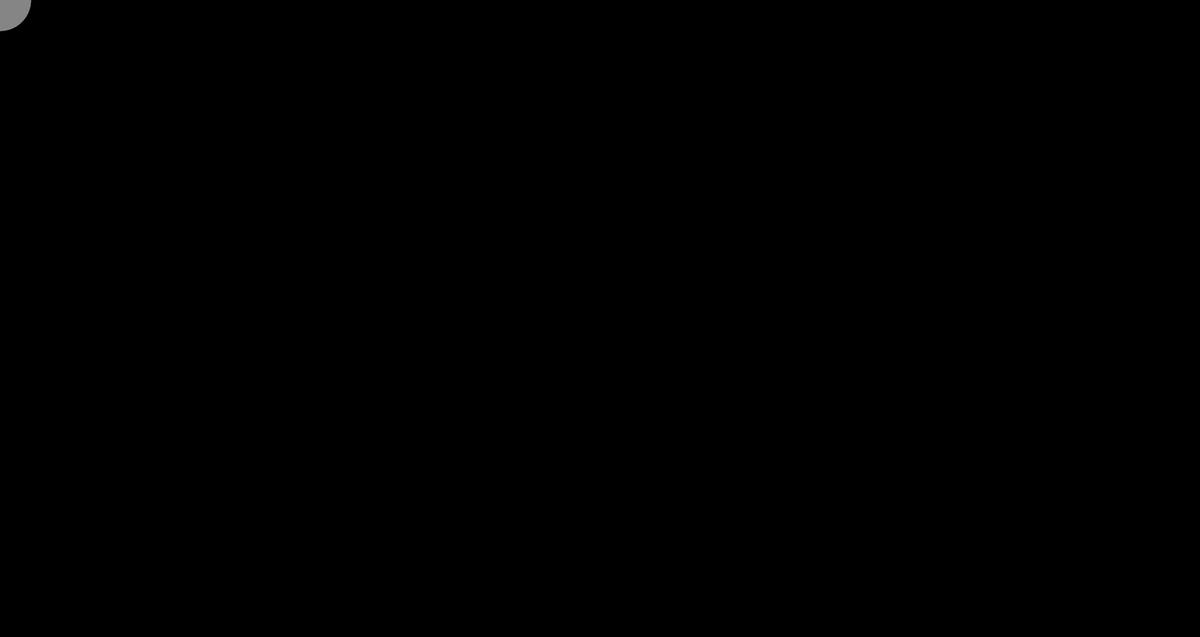
Frame 1 (no input)
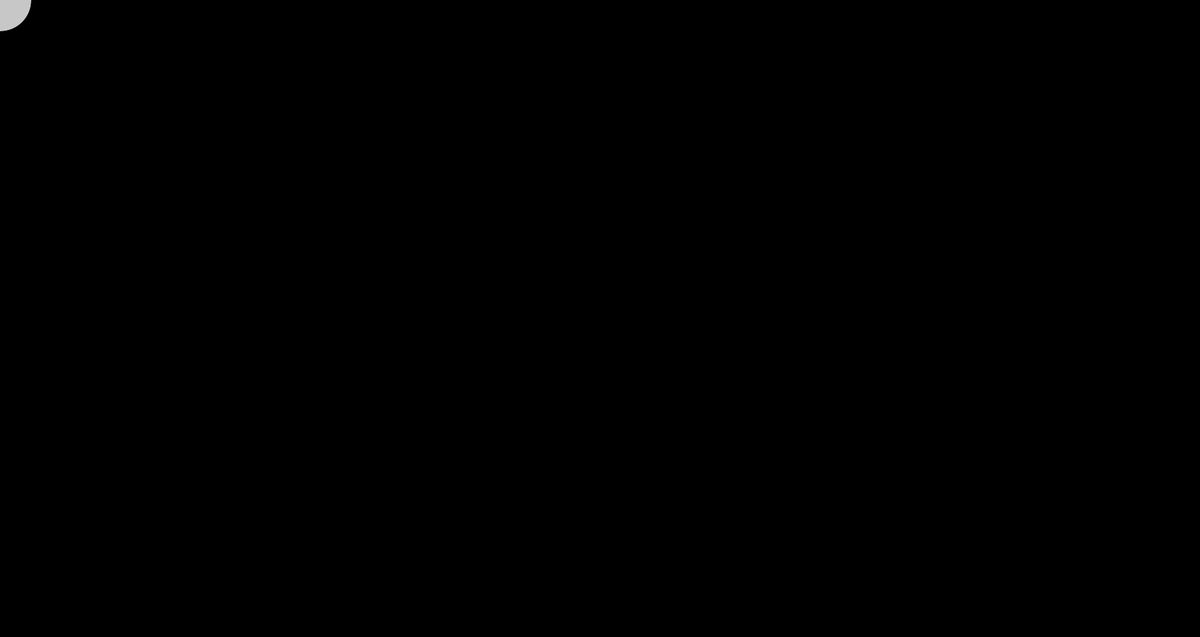
Frame 60 (the mouse pressed at the canvas centre just before this capture)
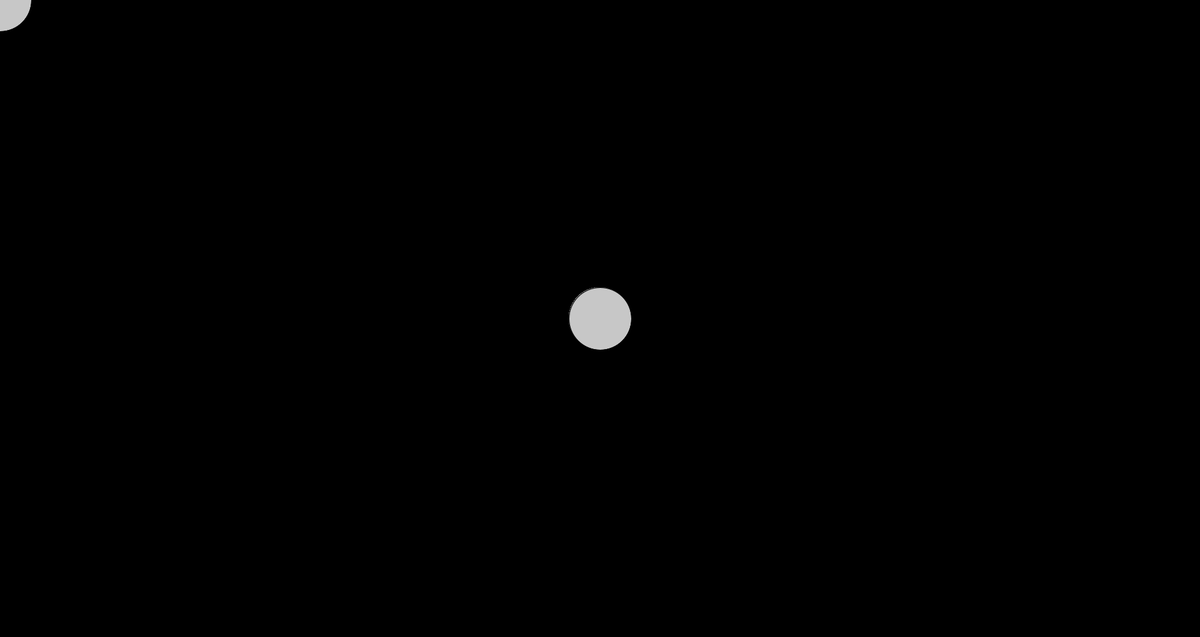
Frame 120 (the mouse held since frame 60 and released just before this capture)

The Processing sketch that drew these frames (run headless with seeded random() and noise(); from frame 60 on, the mouse is pressed at the canvas centre):

// Processing sketch: processing_164048
// ── processing_164048.pde

void setup(){
 size(1920, 1020);
  background(0,0,0);


}

void draw(){
  fill(200, 170);
  
  
  
  
  int xVal = mouseX;
  int yVal =mouseY;
  println("Mouse x value is " +xVal + " and mouse Y value is " + yVal);
ellipse(mouseX, mouseY, 100, 100);

}
